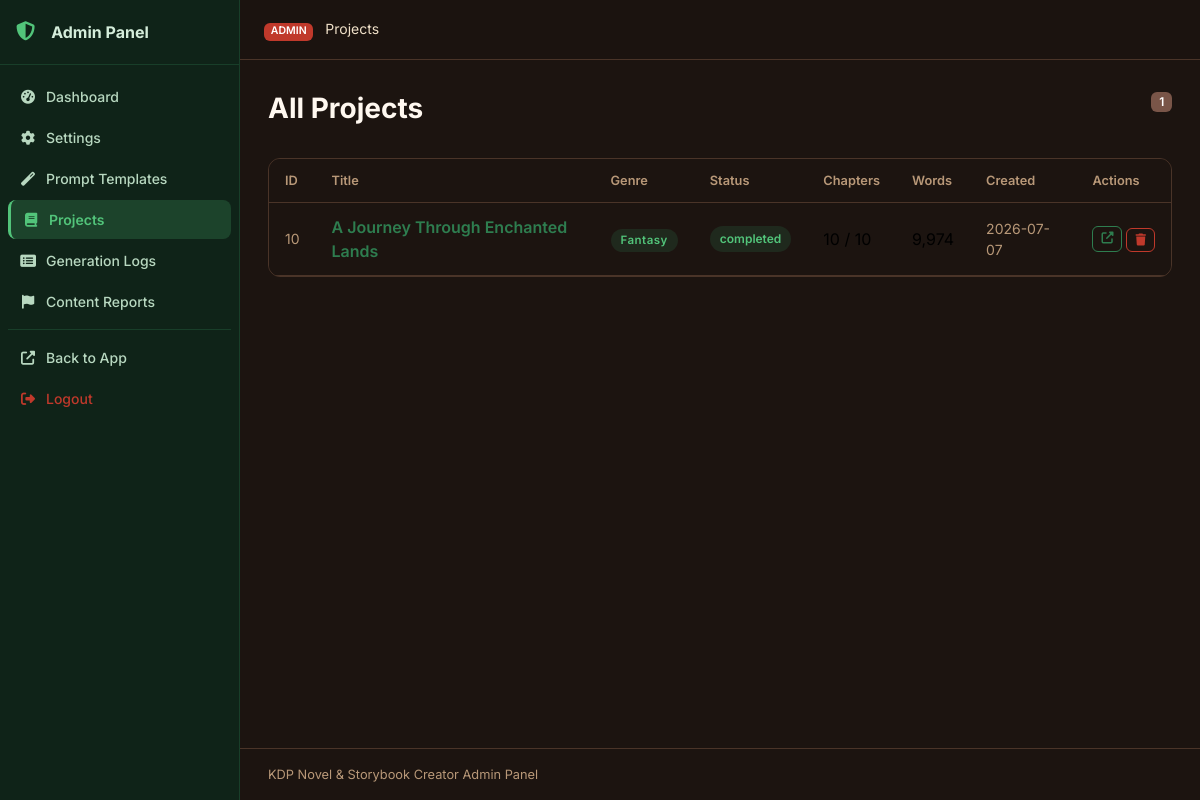
Page /julisunkan/projects (signed in) on the earlier database version.
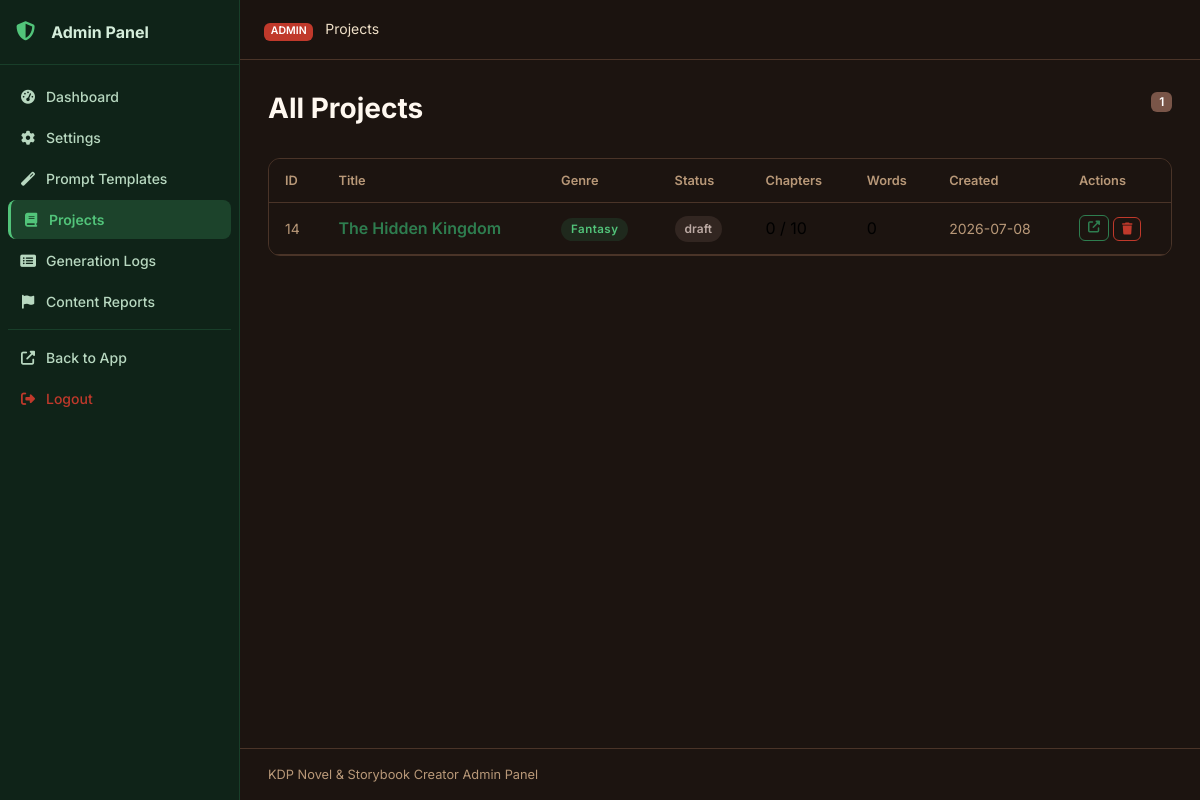
Same page on the later database version.
### tables this page shows
CREATE TABLE projects (
    id INTEGER PRIMARY KEY AUTOINCREMENT,
    title TEXT NOT NULL,
    subtitle TEXT DEFAULT '',
    genre TEXT DEFAULT 'Fantasy',
    audience TEXT DEFAULT 'Adult',
    description TEXT DEFAULT '',
    language TEXT DEFAULT 'English',
    story_type TEXT DEFAULT 'Novel',
    writing_style TEXT DEFAULT 'Descriptive',
    point_of_view TEXT DEFAULT 'Third Person Limited',
    tense TEXT DEFAULT 'Past',
    tone TEXT DEFAULT 'Adventurous',
    num_chapters INTEGER DEFAULT 10,
    words_per_chapter INTEGER DEFAULT 2000,
    creativity_level TEXT DEFAULT 'balanced',
    temperature REAL DEFAULT 0.7,
    top_p REAL DEFAULT 0.9,
    max_tokens INTEGER DEFAULT 4096,
    status TEXT DEFAULT 'draft',
    current_chapter INTEGER DEFAULT 0,
    total_words INTEGER DEFAULT 0,
    cover_prompt TEXT DEFAULT '',
    include_images INTEGER DEFAULT 0,
    images_per_chapter INTEGER DEFAULT 1,
    image_style TEXT DEFAULT 'Realistic',
    created_at TIMESTAMP DEFAULT CURRENT_TIMESTAMP,
    updated_at TIMESTAMP DEFAULT CURRENT_TIMESTAMP
);

### routes/admin.py (the view)
@bp.route('/projects')
@admin_required
def projects():
    db = get_db()
    all_projects = db.execute('SELECT * FROM projects ORDER BY updated_at DESC').fetchall()
    return render_template('admin/projects.html', projects=all_projects)

### database/__init__.py (called while the page is built)
def get_db():
    if 'db' not in g:
        db_path = current_app.config['DATABASE']
        os.makedirs(os.path.dirname(db_path), exist_ok=True)
        g.db = sqlite3.connect(db_path)
        g.db.row_factory = sqlite3.Row
        g.db.execute('PRAGMA foreign_keys = ON')
        g.db.execute('PRAGMA journal_mode = WAL')
    return g.db

### utils/helpers.py (called while the page is built)
def admin_required(f):
    @wraps(f)
    def decorated(*args, **kwargs):
        if not session.get('admin_logged_in'):
            return redirect(url_for('admin.login'))
        return f(*args, **kwargs)
    return decorated

def get_setting(db, key, default=''):
    row = db.execute('SELECT value FROM settings WHERE key = ?', (key,)).fetchone()
    return row['value'] if row else default

### templates/admin/projects.html (shortened to what this page needs)
{% extends "admin/base.html" %}
{% block breadcrumb %}Projects{% endblock %}
{% block admin_content %}
<div class="page-header">
  <h1 class="page-title">All Projects</h1>
  <span class="badge bg-secondary">{{ projects | length }}</span>
</div>
<div class="card data-card">
  <div class="card-body p-0">
    <div class="table-responsive">
      <table class="table table-hover align-middle mb-0">
        <thead>
          <tr>
            <th>ID</th><th>Title</th><th>Genre</th><th>Status</th>
            <th>Chapters</th><th>Words</th><th>Created</th><th>Actions</th>
          </tr>
        </thead>
        <tbody>
          {% for p in projects %}
          <tr>
            <td class="text-muted small">{{ p.id }}</td>
            <td>
              <a href="{{ url_for('projects.project_detail', project_id=p.id) }}" class="fw-600 text-decoration-none">
                {{ p.title[:40] }}
              </a>
            </td>
            <td><span class="genre-badge genre-{{ p.genre | lower | replace(' ', '-') | replace('/', '-') }}">{{ p.genre }}</span></td>
            <td><span class="status-pill status-{{ p.status }}">{{ p.status }}</span></td>
            <td>{{ p.current_chapter }} / {{ p.num_chapters }}</td>
            <td>{{ '{:,}'.format(p.total_words) }}</td>
            <td class="text-muted small">{{ p.created_at[:10] if p.created_at else '—' }}</td>
            <td>
              <div class="d-flex gap-1">
                <a href="{{ url_for('projects.project_detail', project_id=p.id) }}" class="btn btn-xs btn-outline-primary">
                  <i class="fas fa-external-link-alt"></i>
                </a>
                <form method="POST" action="{{ url_for('admin.delete_project', project_id=p.id) }}" style="display:inline" id="del-proj-{{ p.id }}">
                  <button type="button" class="btn btn-xs btn-outline-danger"
                          onclick="showConfirm('Delete this project? This cannot be undone.', function(){ document.getElementById('del-proj-{{ p.id }}').submit(); })">
                    <i class="fas fa-trash"></i>
                  </button>
                </form>
              </div>
            </td>
          </tr>
          {% endfor %}
        </tbody>
      </table>
    </div>
  </div>
</div>
{% endblock %}

Differences in the rows shown:
removed projects: id "10", title "A Journey Through Enchanted Lands", genre "Fantasy", status "completed", current_chapter "10", num_chapters "10", total_words "9,974", created_at "2026-07-07"
added projects: id "14", title "The Hidden Kingdom", genre "Fantasy", status "draft", current_chapter "0", num_chapters "10", total_words "0", created_at "2026-07-08"
